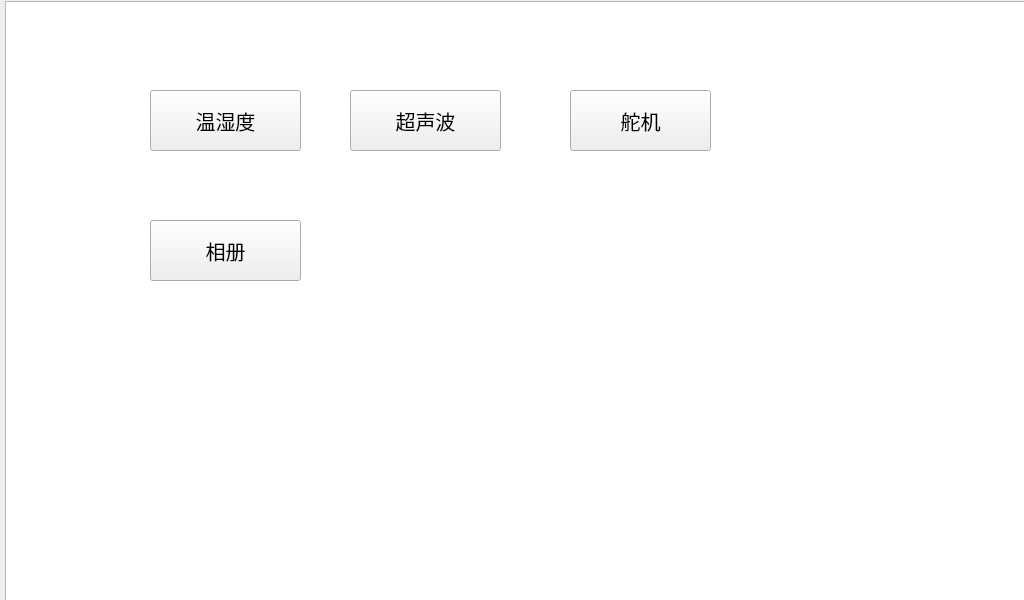
<?xml version="1.0" encoding="UTF-8"?>
<ui version="4.0">
 <class>Widget</class>
 <widget class="QWidget" name="Widget">
  <property name="geometry">
   <rect>
    <x>0</x>
    <y>0</y>
    <width>1024</width>
    <height>600</height>
   </rect>
  </property>
  <property name="font">
   <font>
    <pointsize>15</pointsize>
   </font>
  </property>
  <property name="windowTitle">
   <string>Widget</string>
  </property>
  <property name="styleSheet">
   <string notr="true"/>
  </property>
  <widget class="QPushButton" name="Btn_humi_temp">
   <property name="geometry">
    <rect>
     <x>150</x>
     <y>90</y>
     <width>151</width>
     <height>61</height>
    </rect>
   </property>
   <property name="text">
    <string>温湿度</string>
   </property>
   <property name="icon">
    <iconset resource="Btn_Icon.qrc">
     <normaloff>:/Btn_Icon/Icon/dht11.png</normaloff>:/Btn_Icon/Icon/dht11.png</iconset>
   </property>
   <property name="iconSize">
    <size>
     <width>40</width>
     <height>40</height>
    </size>
   </property>
  </widget>
  <widget class="QPushButton" name="Btn_sr04">
   <property name="geometry">
    <rect>
     <x>350</x>
     <y>90</y>
     <width>151</width>
     <height>61</height>
    </rect>
   </property>
   <property name="text">
    <string>超声波</string>
   </property>
   <property name="icon">
    <iconset resource="Btn_Icon.qrc">
     <normaloff>:/Btn_Icon/Icon/sr04.png</normaloff>:/Btn_Icon/Icon/sr04.png</iconset>
   </property>
   <property name="iconSize">
    <size>
     <width>40</width>
     <height>40</height>
    </size>
   </property>
  </widget>
  <widget class="QPushButton" name="Btn_sg90">
   <property name="geometry">
    <rect>
     <x>570</x>
     <y>90</y>
     <width>141</width>
     <height>61</height>
    </rect>
   </property>
   <property name="text">
    <string>舵机</string>
   </property>
   <property name="icon">
    <iconset resource="Btn_Icon.qrc">
     <normaloff>:/Btn_Icon/Icon/sg90.png</normaloff>:/Btn_Icon/Icon/sg90.png</iconset>
   </property>
   <property name="iconSize">
    <size>
     <width>40</width>
     <height>40</height>
    </size>
   </property>
  </widget>
  <widget class="QPushButton" name="Btn_album">
   <property name="geometry">
    <rect>
     <x>150</x>
     <y>220</y>
     <width>151</width>
     <height>61</height>
    </rect>
   </property>
   <property name="text">
    <string>相册</string>
   </property>
   <property name="icon">
    <iconset resource="Btn_Icon.qrc">
     <normaloff>:/Btn_Icon/Icon/album.png</normaloff>:/Btn_Icon/Icon/album.png</iconset>
   </property>
   <property name="iconSize">
    <size>
     <width>40</width>
     <height>40</height>
    </size>
   </property>
  </widget>
  <widget class="QListView" name="listView">
   <property name="geometry">
    <rect>
     <x>5</x>
     <y>1</y>
     <width>1021</width>
     <height>601</height>
    </rect>
   </property>
   <property name="styleSheet">
    <string notr="true">background-image: url(:/background_img/background_Images/backgroun_mian_page.jpg);</string>
   </property>
   <property name="sizeAdjustPolicy">
    <enum>QAbstractScrollArea::AdjustIgnored</enum>
   </property>
  </widget>
  <zorder>listView</zorder>
  <zorder>Btn_humi_temp</zorder>
  <zorder>Btn_sr04</zorder>
  <zorder>Btn_sg90</zorder>
  <zorder>Btn_album</zorder>
 </widget>
 <resources>
  <include location="Btn_Icon.qrc"/>
 </resources>
 <connections/>
</ui>
